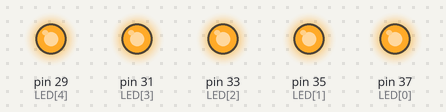
The program below on a simulated Raspberry Pi (header pin numbers). On the bench: output pins drawn as LEDs (lit = HIGH).

Above: at 0.15 s.
At 2.25 s:
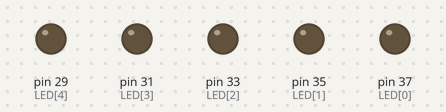
Timing chart, 0 to 3.0 s (numbered marks = the images above):
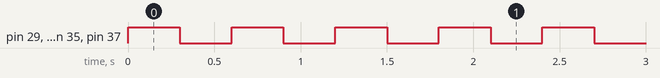

Measured:
- by itself, pin 29 (LED[4]), pin 31 (LED[3]), pin 33 (LED[2]), pin 35 (LED[1]), pin 37 (LED[0]): alternates HIGH for 0.30 s and LOW for 0.30 s

The program:

02_4LED_While_Loop.py
```python
import RPi.GPIO as GPIO
import time

GPIO.setmode(GPIO.BOARD)

LED = [37,35,33,31,29]
for i in LED:
    GPIO.setup(i,GPIO.OUT)

try:
    while True:
        for i in LED:
            GPIO.output(i,True)
        time.sleep(0.3)
        for i in LED:
            GPIO.output(i,False)
        time.sleep(0.3)
except KeyboardInterrupt:
    GPIO.cleanup()
```
